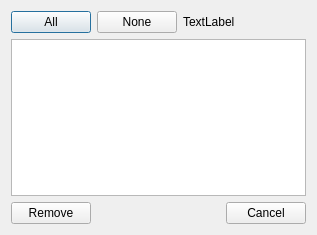
<?xml version="1.0" encoding="UTF-8"?>
<ui version="4.0">
 <class>DialogRemovePoi_ui</class>
 <widget class="QDialog" name="DialogRemovePoi_ui">
  <property name="geometry">
   <rect>
    <x>0</x>
    <y>0</y>
    <width>317</width>
    <height>235</height>
   </rect>
  </property>
  <property name="windowTitle">
   <string>Dialog</string>
  </property>
  <layout class="QVBoxLayout" name="verticalLayout_2">
   <item>
    <layout class="QHBoxLayout" name="horizontalLayout_2">
     <item>
      <layout class="QVBoxLayout" name="verticalLayout">
       <item>
        <layout class="QHBoxLayout" name="horizontalLayout">
         <item>
          <widget class="QPushButton" name="pushButton">
           <property name="text">
            <string>All</string>
           </property>
          </widget>
         </item>
         <item>
          <widget class="QPushButton" name="pushButton_3">
           <property name="text">
            <string>None</string>
           </property>
          </widget>
         </item>
         <item>
          <widget class="QLabel" name="nbSelected">
           <property name="text">
            <string>TextLabel</string>
           </property>
          </widget>
         </item>
         <item>
          <spacer name="horizontalSpacer">
           <property name="orientation">
            <enum>Qt::Horizontal</enum>
           </property>
           <property name="sizeHint" stdset="0">
            <size>
             <width>40</width>
             <height>20</height>
            </size>
           </property>
          </spacer>
         </item>
        </layout>
       </item>
       <item>
        <widget class="QListWidget" name="ls_poiList">
         <property name="editTriggers">
          <set>QAbstractItemView::NoEditTriggers</set>
         </property>
         <property name="selectionMode">
          <enum>QAbstractItemView::MultiSelection</enum>
         </property>
         <property name="sortingEnabled">
          <bool>true</bool>
         </property>
        </widget>
       </item>
      </layout>
     </item>
    </layout>
   </item>
   <item>
    <layout class="QHBoxLayout" name="horizontalLayout_3">
     <item>
      <widget class="QPushButton" name="pushButton_2">
       <property name="text">
        <string>Remove</string>
       </property>
      </widget>
     </item>
     <item>
      <spacer name="horizontalSpacer_2">
       <property name="orientation">
        <enum>Qt::Horizontal</enum>
       </property>
       <property name="sizeHint" stdset="0">
        <size>
         <width>40</width>
         <height>20</height>
        </size>
       </property>
      </spacer>
     </item>
     <item>
      <widget class="QPushButton" name="pushButton_4">
       <property name="text">
        <string>Cancel</string>
       </property>
      </widget>
     </item>
    </layout>
   </item>
  </layout>
 </widget>
 <resources/>
 <connections>
  <connection>
   <sender>pushButton</sender>
   <signal>clicked()</signal>
   <receiver>DialogRemovePoi_ui</receiver>
   <slot>slot_all()</slot>
   <hints>
    <hint type="sourcelabel">
     <x>45</x>
     <y>20</y>
    </hint>
    <hint type="destinationlabel">
     <x>253</x>
     <y>59</y>
    </hint>
   </hints>
  </connection>
  <connection>
   <sender>pushButton_2</sender>
   <signal>clicked()</signal>
   <receiver>DialogRemovePoi_ui</receiver>
   <slot>slot_remove()</slot>
   <hints>
    <hint type="sourcelabel">
     <x>29</x>
     <y>211</y>
    </hint>
    <hint type="destinationlabel">
     <x>262</x>
     <y>149</y>
    </hint>
   </hints>
  </connection>
  <connection>
   <sender>pushButton_3</sender>
   <signal>clicked()</signal>
   <receiver>DialogRemovePoi_ui</receiver>
   <slot>slot_none()</slot>
   <hints>
    <hint type="sourcelabel">
     <x>82</x>
     <y>20</y>
    </hint>
    <hint type="destinationlabel">
     <x>296</x>
     <y>18</y>
    </hint>
   </hints>
  </connection>
  <connection>
   <sender>ls_poiList</sender>
   <signal>itemSelectionChanged()</signal>
   <receiver>DialogRemovePoi_ui</receiver>
   <slot>slot_itemSelectionChange()</slot>
   <hints>
    <hint type="sourcelabel">
     <x>135</x>
     <y>124</y>
    </hint>
    <hint type="destinationlabel">
     <x>307</x>
     <y>135</y>
    </hint>
   </hints>
  </connection>
  <connection>
   <sender>pushButton_4</sender>
   <signal>clicked()</signal>
   <receiver>DialogRemovePoi_ui</receiver>
   <slot>reject()</slot>
   <hints>
    <hint type="sourcelabel">
     <x>268</x>
     <y>217</y>
    </hint>
    <hint type="destinationlabel">
     <x>194</x>
     <y>212</y>
    </hint>
   </hints>
  </connection>
 </connections>
 <slots>
  <slot>slot_all()</slot>
  <slot>slot_remove()</slot>
  <slot>slot_none()</slot>
  <slot>slot_itemSelectionChange()</slot>
 </slots>
</ui>
